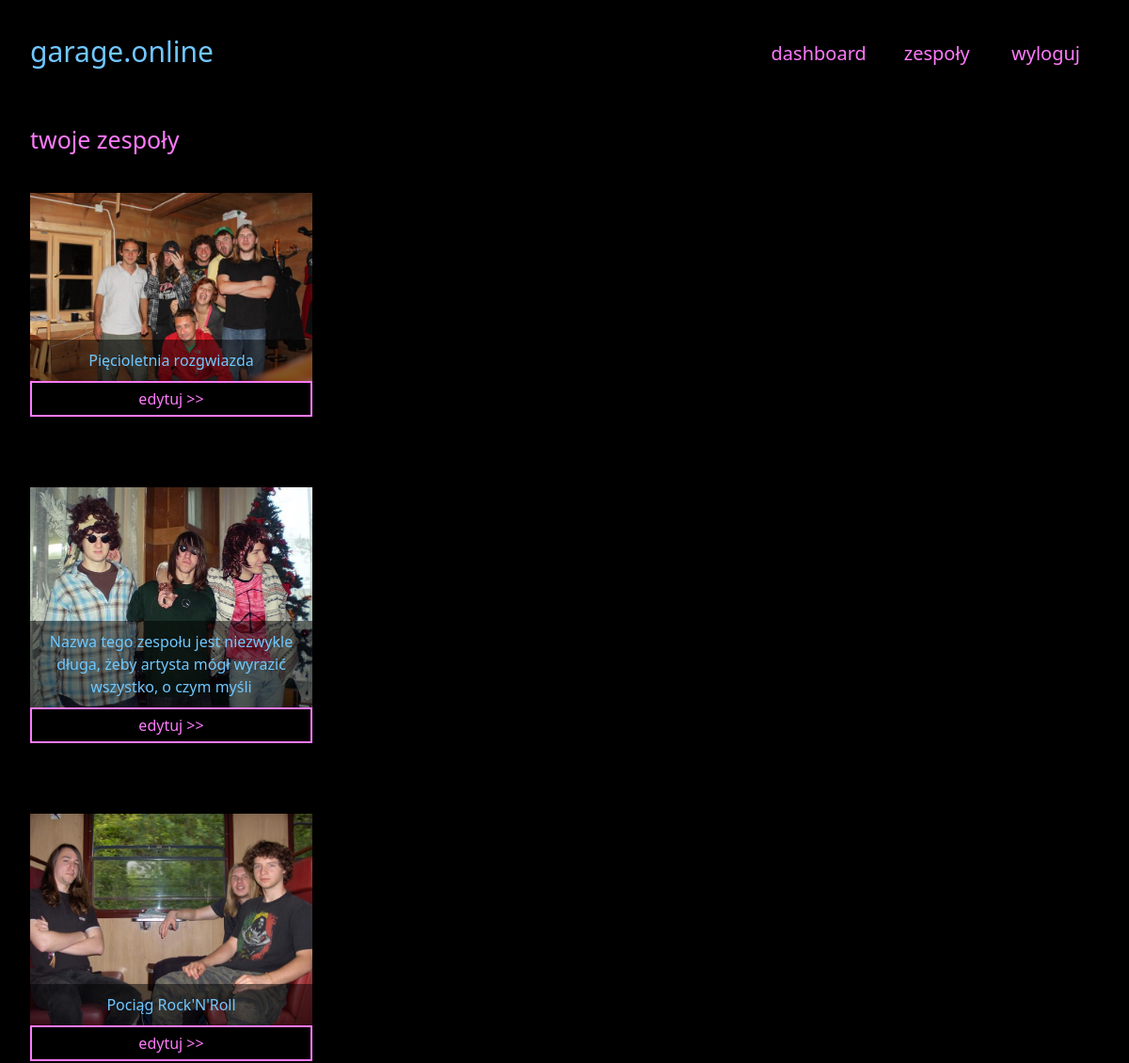
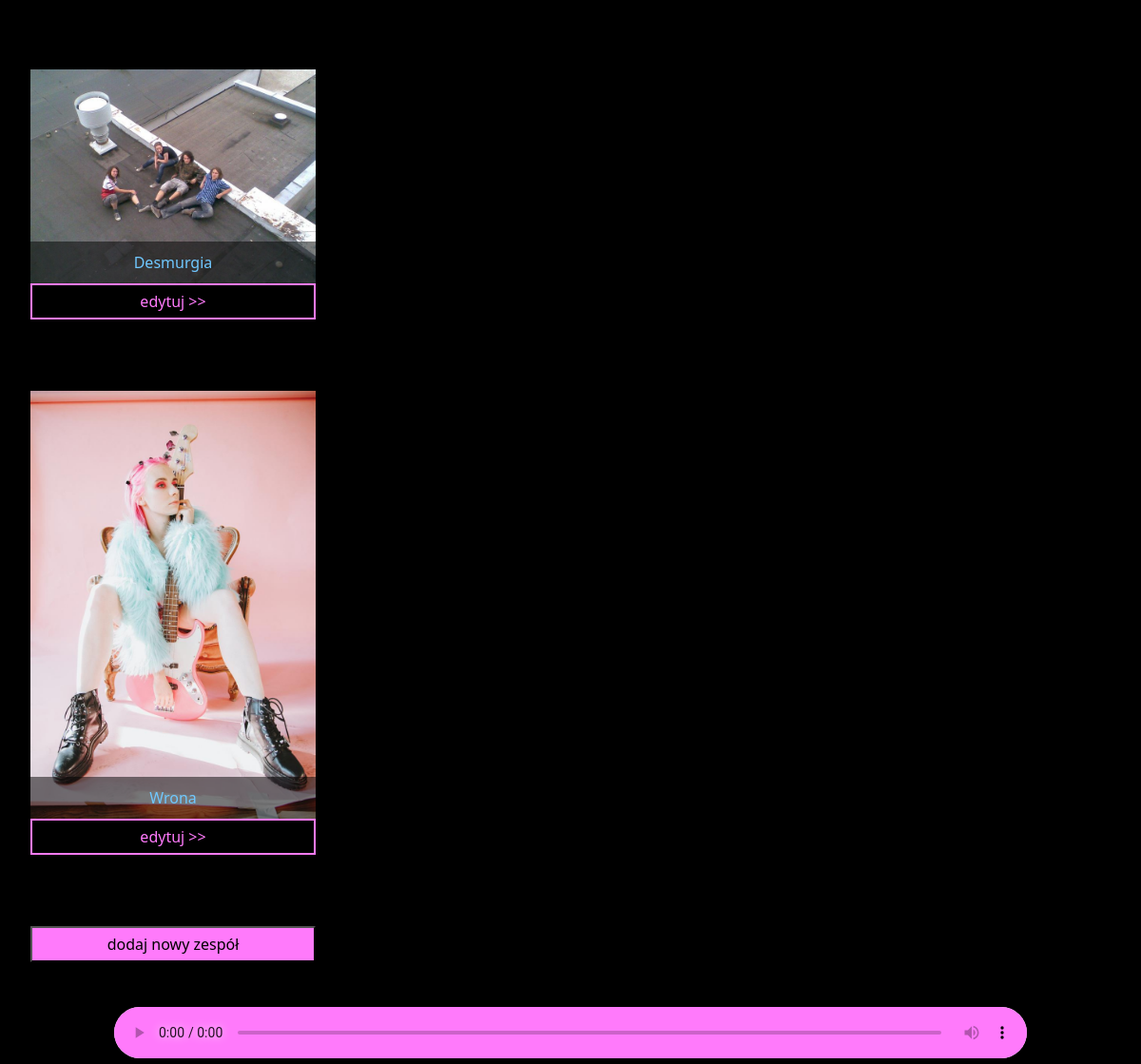
The app's page /user/bands (signed in) with its own data (2 pictures, top to bottom).
### garage_online/models.py (models this page shows, shortened)
class Band(models.Model):
    name = models.CharField(max_length=100, null=False, blank=False)
    contact_email = models.EmailField(null=True, blank=True)
    show_contact_email = models.BooleanField(default=True)
    short_desc = models.TextField(max_length=150, null=False, blank=False)
    long_desc = models.TextField(null=False, blank=False)
    genre = models.PositiveSmallIntegerField(choices=choices.get_genres(), default=0)
    image = models.ImageField(upload_to='bands_photos', null=False, blank=False)
    country = models.CharField(max_length=2, choices=choices.get_countries(), default='PL')
    city = models.CharField(max_length=50, null=False, blank=False)
    is_active = models.BooleanField(default=True)
    tags = models.CharField(max_length=100, null=True, blank=True)
    add_2db_date = models.DateField(auto_now_add=True)
    user = models.ManyToManyField(User, related_name='bands')
    social_links = models.OneToOneField(SocialLink, on_delete=models.CASCADE, null=True, blank=True, default=None)

### garage_online/views.py (the view, shortened to what this page needs)
# urls.py: path('user/bands', views.user_bands, name='user_bands'),
@login_required()
def user_bands(request):
    bands = Band.objects.filter(user=request.user)
    band_songs = {}
    band_forms = {}
    song_forms = {}
    social_links = {}
    users_with_privileges = {}
    for band in bands:
        band_forms[band.id] = BandForm(request.POST or None, request.FILES or None, instance=band)
        songs = Song.objects.filter(band=band)
        song_forms_dict = {}
        for song in songs:
            song_forms_dict[song.id] = SongForm(request.POST or None, request.FILES or None, instance=song)
        if len(song_forms_dict) < 3:
            song_forms_dict[0] = SongForm(request.POST or None, request.FILES or None)
        song_forms[band.id] = song_forms_dict
        band_songs[band.id] = songs
        try:
            links_obj = SocialLink.objects.get(band=band)
        except SocialLink.DoesNotExist:
            links_obj = None
        social_links[band.id] = SocialLinkForm(request.POST or None, instance=links_obj)
        users_with_privileges[band] = band.user.all()
    new_band_form = BandForm(request.POST or None, request.FILES or None)
    if request.method == 'GET':
        return render(
            request,
            'garage_online/user_bands.html',
            {
                'bands': bands,
                'band_forms': band_forms,
                'new_band_form': new_band_form,
                'band_songs': band_songs,
                'song_forms': song_forms,
                'social_links': social_links,
                'users_with_privileges': users_with_privileges
            }
        )

### garage_online/templatetags/poll_extras.py (called while the page is built)
@register.inclusion_tag('global_colors.html', takes_context=True)
def get_global_colors(context):
    if context.request.user.is_authenticated:
        global_colors = GlobalColorSet.objects.filter(user=context.request.user)
        if global_colors:
            pass
        else:
            global_colors = get_default_colors()
    else:
        global_colors = get_default_colors()
    return {'global_colors': global_colors}

### garage_online/templates/garage_online/user_bands.html (shortened to what this page needs)
{% extends 'base.html' %}
{% load static %}
{% block body %}
<div class="site-name">
    twoje zespoły<br><br>
</div>
<div class="flex-container" style="flex-direction: column; float: left;">
    {% for band in bands %}
    <div>
        <div class="image-box-overlay">
            <img
                src="/media/{{band.image}}"
                class="band-photo-small img-fluid"
                style="position: relative;"
                onmouseover="showIcons('icon-play-{{ band.id }}', 'image-glass-{{ band.id }}', 'name-glass-{{ band.id }}', 'description-{{ band.id }}')"
                onmouseout="hideIcons('icon-play-{{ band.id }}', 'image-glass-{{ band.id }}', 'name-glass-{{ band.id }}', 'description-{{ band.id }}')"
            />
            <div class="text text-overlay">
                <span
                    class="span-name-overlay"
                    id="name-glass-{{ band.id }}"
                    onmouseover="showIcons('icon-play-{{ band.id }}', 'image-glass-{{ band.id }}', id, 'description-{{ band.id }}')"
                    onmouseout="hideIcons('icon-play-{{ band.id }}', 'image-glass-{{ band.id }}', id, 'description-{{ band.id }}')"
                >
                    {{ band.name }}
                </span>
            </div>
        </div>
        <div class="dropdown-edit">
            <button class="btn-edit-band" id="btn-edit-{{ band.id }}">edytuj >></button>
        </div>
    </div>
    {% endfor %}
    <button id="btn-new-band" onclick="newBandAction()" style="color: var(--background-color); background-color: var(--primary-color); width: var(--primary-width); padding: 5px 28px; font-size: 16px;">
        dodaj nowy zespół
    </button>
</div>
<footer class="footer">
    <audio controls seekable controlsList="nodownload" class="player" style="width: 80%;" id="player">
        <source src="" type="audio/mpeg" id="playerSrc">
        <source src="" type="audio/ogg">
    </audio>
</footer>
{% endblock body %}

### garage_online/static/garage_online.css (style rules this page uses)
:root { --primary-width: 300px; --medium-width: 450px; --large-width: 760px; --button-height-shift: 36px; }
body { padding: 2rem; background-color: var(--background-color); color: var(--text-color); margin-bottom: 75px; }
.flex-container { display: flex; align-items: center; flex-wrap: wrap; justify-content: space-around; gap: 75px; }
.image-box-overlay { position: relative; }
.text-overlay { position: absolute; bottom: 0px; text-align: center; width: 100%; }
.span-name-overlay { color: var(--text-color); background: rgba(0, 0, 0, 0.5); display: inline-block; width: 100%; padding-top: 10px; padding-bottom: 10px; }
.band-photo-small { width: var(--primary-width); }
.btn-edit-band { border: 2px solid var(--primary-color); background-color: var(--background-color); color: var(--primary-color); padding: 5px 28px; font-size: 16px; cursor: default; width: var(--primary-width); }
.site-name { font-size: 25px; color: var(--primary-color); }
.footer { position: fixed; left: 0; bottom: 0; width: 100%; background-color: var(--background-color); color: white; text-align: center; }

### records on screen
Band: image (picture), name "Pięcioletnia rozgwiazda"
Band: image (picture), name "Nazwa tego zespołu jest niezwykle długa, żeby artysta mógł wyrazić wszystko, o czym myśli"
Band: image (picture), name "Pociąg Rock'N'Roll"
Band: image (picture), name "Desmurgia"
Band: image (picture), name "Wrona"
